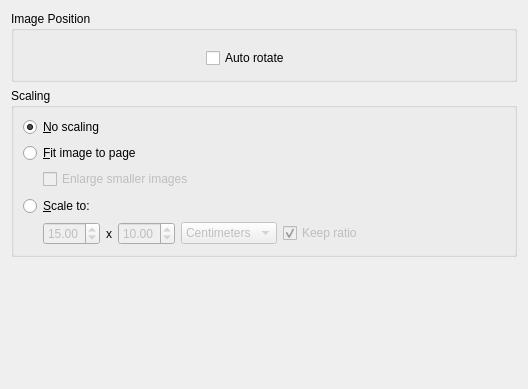
<?xml version="1.0" encoding="UTF-8"?>
<ui version="4.0" >
 <class>PrintOptionsPage</class>
 <widget class="QWidget" name="PrintOptionsPage" >
  <property name="geometry" >
   <rect>
    <x>0</x>
    <y>0</y>
    <width>528</width>
    <height>389</height>
   </rect>
  </property>
  <property name="windowTitle" >
   <string>Image Settings</string>
  </property>
  <layout class="QVBoxLayout" name="verticalLayout_2" >
   <item>
    <widget class="QGroupBox" name="groupBox_2" >
     <property name="title" >
      <string>Image Position</string>
     </property>
     <property name="flat" >
      <bool>true</bool>
     </property>
     <layout class="QHBoxLayout" name="horizontalLayout" >
      <item>
       <widget class="QFrame" name="mPositionFrame" />
      </item>
      <item>
       <spacer>
        <property name="orientation" >
         <enum>Qt::Horizontal</enum>
        </property>
        <property name="sizeHint" stdset="0" >
         <size>
          <width>40</width>
          <height>20</height>
         </size>
        </property>
       </spacer>
      </item>
      <item>
       <layout class="QVBoxLayout" name="verticalLayout" >
        <item>
         <widget class="QWidget" name="cmbox" />
        </item>
        <item>
         <widget class="QCheckBox" name="kcfg_PrintAutoRotate" >
          <property name="text" >
           <string>Auto rotate</string>
          </property>
         </widget>
        </item>
       </layout>
      </item>
      <item>
       <spacer name="spacer" >
        <property name="orientation" >
         <enum>Qt::Horizontal</enum>
        </property>
        <property name="sizeHint" stdset="0" >
         <size>
          <width>213</width>
          <height>20</height>
         </size>
        </property>
       </spacer>
      </item>
     </layout>
    </widget>
   </item>
   <item>
    <widget class="QGroupBox" name="groupBox" >
     <property name="title" >
      <string>Scaling</string>
     </property>
     <property name="flat" >
      <bool>true</bool>
     </property>
     <layout class="QVBoxLayout" >
      <property name="spacing" >
       <number>6</number>
      </property>
      <property name="margin" >
       <number>9</number>
      </property>
      <item>
       <widget class="QRadioButton" name="mNoScale" >
        <property name="text" >
         <string>&amp;No scaling</string>
        </property>
        <property name="checked" >
         <bool>true</bool>
        </property>
       </widget>
      </item>
      <item>
       <widget class="QRadioButton" name="mScaleToPage" >
        <property name="text" >
         <string>&amp;Fit image to page</string>
        </property>
        <property name="checked" >
         <bool>false</bool>
        </property>
       </widget>
      </item>
      <item>
       <layout class="QHBoxLayout" >
        <property name="spacing" >
         <number>6</number>
        </property>
        <property name="margin" >
         <number>0</number>
        </property>
        <item>
         <spacer>
          <property name="orientation" >
           <enum>Qt::Horizontal</enum>
          </property>
          <property name="sizeType" >
           <enum>QSizePolicy::Fixed</enum>
          </property>
          <property name="sizeHint" stdset="0" >
           <size>
            <width>20</width>
            <height>20</height>
           </size>
          </property>
         </spacer>
        </item>
        <item>
         <widget class="QCheckBox" name="kcfg_PrintEnlargeSmallerImages" >
          <property name="enabled" >
           <bool>false</bool>
          </property>
          <property name="text" >
           <string>Enlarge smaller images</string>
          </property>
         </widget>
        </item>
        <item>
         <spacer>
          <property name="orientation" >
           <enum>Qt::Horizontal</enum>
          </property>
          <property name="sizeType" >
           <enum>QSizePolicy::Expanding</enum>
          </property>
          <property name="sizeHint" stdset="0" >
           <size>
            <width>240</width>
            <height>21</height>
           </size>
          </property>
         </spacer>
        </item>
       </layout>
      </item>
      <item>
       <widget class="QRadioButton" name="mScaleTo" >
        <property name="text" >
         <string>&amp;Scale to:</string>
        </property>
       </widget>
      </item>
      <item>
       <layout class="QHBoxLayout" >
        <property name="spacing" >
         <number>6</number>
        </property>
        <property name="margin" >
         <number>0</number>
        </property>
        <item>
         <spacer>
          <property name="orientation" >
           <enum>Qt::Horizontal</enum>
          </property>
          <property name="sizeType" >
           <enum>QSizePolicy::Fixed</enum>
          </property>
          <property name="sizeHint" stdset="0" >
           <size>
            <width>20</width>
            <height>20</height>
           </size>
          </property>
         </spacer>
        </item>
        <item>
         <widget class="QDoubleSpinBox" name="kcfg_PrintWidth" >
          <property name="enabled" >
           <bool>false</bool>
          </property>
          <property name="value" >
           <double>15.000000000000000</double>
          </property>
         </widget>
        </item>
        <item>
         <widget class="QLabel" name="textLabel2" >
          <property name="text" >
           <string comment="Dimension separator, as in: '15 x 10 centimeters'" >x</string>
          </property>
          <property name="wordWrap" >
           <bool>false</bool>
          </property>
         </widget>
        </item>
        <item>
         <widget class="QDoubleSpinBox" name="kcfg_PrintHeight" >
          <property name="enabled" >
           <bool>false</bool>
          </property>
          <property name="value" >
           <double>10.000000000000000</double>
          </property>
         </widget>
        </item>
        <item>
         <widget class="QComboBox" name="kcfg_PrintUnit" >
          <property name="enabled" >
           <bool>false</bool>
          </property>
          <property name="currentIndex" >
           <number>1</number>
          </property>
          <item>
           <property name="text" >
            <string>Millimeters</string>
           </property>
          </item>
          <item>
           <property name="text" >
            <string>Centimeters</string>
           </property>
          </item>
          <item>
           <property name="text" >
            <string>Inches</string>
           </property>
          </item>
         </widget>
        </item>
        <item>
         <widget class="QCheckBox" name="kcfg_PrintKeepRatio" >
          <property name="enabled" >
           <bool>false</bool>
          </property>
          <property name="text" >
           <string>Keep ratio</string>
          </property>
          <property name="checked" >
           <bool>true</bool>
          </property>
         </widget>
        </item>
        <item>
         <spacer>
          <property name="orientation" >
           <enum>Qt::Horizontal</enum>
          </property>
          <property name="sizeType" >
           <enum>QSizePolicy::Expanding</enum>
          </property>
          <property name="sizeHint" stdset="0" >
           <size>
            <width>16</width>
            <height>20</height>
           </size>
          </property>
         </spacer>
        </item>
       </layout>
      </item>
     </layout>
     <zorder>mNoScale</zorder>
     <zorder>mScaleToPage</zorder>
     <zorder>mScaleTo</zorder>
     <zorder>kcfg_PrintAutoRotate</zorder>
    </widget>
   </item>
   <item>
    <spacer>
     <property name="orientation" >
      <enum>Qt::Vertical</enum>
     </property>
     <property name="sizeHint" stdset="0" >
      <size>
       <width>493</width>
       <height>16</height>
      </size>
     </property>
    </spacer>
   </item>
  </layout>
 </widget>
 <layoutdefault spacing="6" margin="11" />
  <customwidgets>
  <customwidget>
  </customwidget>
 </customwidgets>
 <resources/>
 <connections>
  <connection>
   <sender>mScaleTo</sender>
   <signal>toggled(bool)</signal>
   <receiver>kcfg_PrintUnit</receiver>
   <slot>setEnabled(bool)</slot>
   <hints>
    <hint type="sourcelabel" >
     <x>20</x>
     <y>20</y>
    </hint>
    <hint type="destinationlabel" >
     <x>20</x>
     <y>20</y>
    </hint>
   </hints>
  </connection>
  <connection>
   <sender>mScaleTo</sender>
   <signal>toggled(bool)</signal>
   <receiver>kcfg_PrintKeepRatio</receiver>
   <slot>setEnabled(bool)</slot>
   <hints>
    <hint type="sourcelabel" >
     <x>20</x>
     <y>20</y>
    </hint>
    <hint type="destinationlabel" >
     <x>20</x>
     <y>20</y>
    </hint>
   </hints>
  </connection>
  <connection>
   <sender>mScaleToPage</sender>
   <signal>toggled(bool)</signal>
   <receiver>kcfg_PrintEnlargeSmallerImages</receiver>
   <slot>setEnabled(bool)</slot>
   <hints>
    <hint type="sourcelabel" >
     <x>20</x>
     <y>20</y>
    </hint>
    <hint type="destinationlabel" >
     <x>20</x>
     <y>20</y>
    </hint>
   </hints>
  </connection>
  <connection>
   <sender>mScaleTo</sender>
   <signal>toggled(bool)</signal>
   <receiver>kcfg_PrintWidth</receiver>
   <slot>setEnabled(bool)</slot>
   <hints>
    <hint type="sourcelabel" >
     <x>20</x>
     <y>20</y>
    </hint>
    <hint type="destinationlabel" >
     <x>20</x>
     <y>20</y>
    </hint>
   </hints>
  </connection>
  <connection>
   <sender>mScaleTo</sender>
   <signal>toggled(bool)</signal>
   <receiver>kcfg_PrintHeight</receiver>
   <slot>setEnabled(bool)</slot>
   <hints>
    <hint type="sourcelabel" >
     <x>20</x>
     <y>20</y>
    </hint>
    <hint type="destinationlabel" >
     <x>20</x>
     <y>20</y>
    </hint>
   </hints>
  </connection>
 </connections>
</ui>
